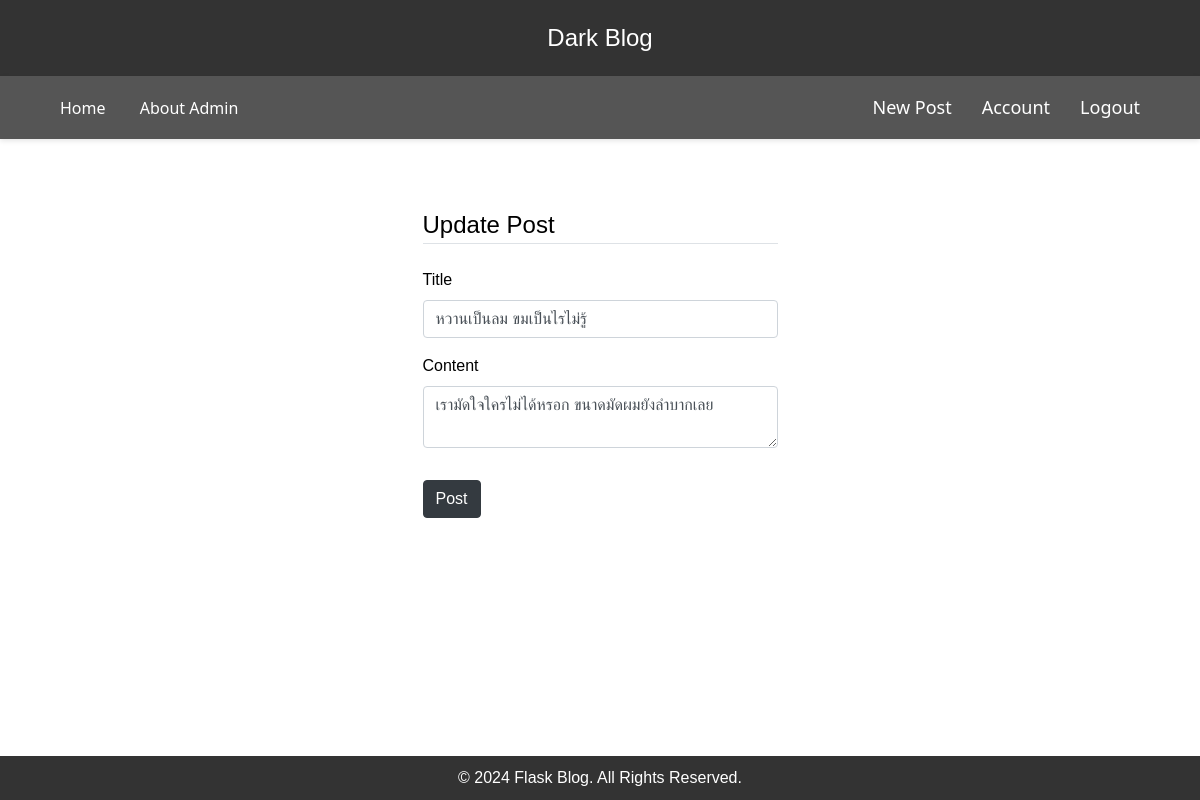
The page /post/9/update (signed in) on the database its author committed.
### flaskblog/model.py (models this page shows, shortened)
class Post(db.Model):
    id = db.Column(db.Integer, primary_key=True)
    title = db.Column(db.String(100), nullable=False)
    date_posted = db.Column(db.DateTime, nullable=False, default=datetime.utcnow())
    content = db.Column(db.Text, nullable=False)
    user_id = db.Column(db.Integer, db.ForeignKey('user.id'), nullable=False)

### flaskblog/routes.py (the view)
@app.route("/post/<int:post_id>/update", methods=['GET', 'POST'])
@login_required
def update_post(post_id):
    post = Post.query.get_or_404(post_id)
    if post.author != current_user:
        abort(403)
    form = PostForm()
    if form.validate_on_submit():
        post.title = form.title.data
        post.content = form.content.data
        db.session.commit()
        flash('Your post has been update!', 'success')
        return redirect(url_for('post', post_id=post.id))
    elif request.method == 'GET':
        form.title.data = post.title
        form.content.data = post.content
    return render_template('create_post.html', title='Update Post',
                        form=form, legend='Update Post' )

### flaskblog/forms.py
class PostForm(FlaskForm):
    title = StringField('Title', validators=[DataRequired()])
    content = TextAreaField('Content', validators=[DataRequired()])
    submit = SubmitField('Post')

### flaskblog/model.py (called while the page is built)
@login_manager.user_loader
def load_user(user_id):
    return User.query.get(int(user_id))

### flaskblog/templates/create_post.html (shortened to what this page needs)
{% extends "layout.html" %}
{% block content %}
<div class="container mt-5 ">
    <div class="row justify-content-center">
        <div class="col-md-6">
            <form method="POST" action="">
                <fieldset class="form-group">
                    <legend class="border-bottom mb-4">{{ legend }}</legend>
                    <div class="mb-3">
                        {{ form.title.label(class="form-label") }}
                        {% if form.title.errors %}
                            {{ form.title(class="form-control is-invalid") }}
                            <div class="invalid-feedback">
                                {% for error in form.title.errors %}
                                    <span>{{ error }}</span>
                                {% endfor %}
                            </div>
                        {% else %}
                            {{ form.title(class="form-control") }}
                        {% endif %}
                    </div>
                    <div class="mb-3">
                        {{ form.content.label(class="form-label") }}
                        {% if form.content.errors %}
                            {{ form.content(class="form-control is-invalid") }}
                            <div class="invalid-feedback">
                                {% for error in form.content.errors %}
                                    <span>{{ error }}</span>
                                {% endfor %}
                            </div>
                        {% else %}
                            {{ form.content(class="form-control") }}
                        {% endif %}
                    </div>
                </fieldset>
                <div class="mb-3">
                    {{ form.submit(class="btn btn-dark text-white") }}
                </div>
            </form>
        </div>
    </div>
</div>
{% endblock content %}

### flaskblog/static/main.css (style rules this page uses)
body { background: #fafafa; color: #333333; margin-top: 5rem; }
body { display: flex; flex-direction: column; min-height: 100vh; }
body { background-color: #fff; margin: 0; }

### flaskblog/templates/layout.html (style rules this page uses)
body { font-family: 'Arial', sans-serif; background-color: #ffffff; color: #000000; margin: 0; padding: 0; }
body { display: flex; flex-direction: column; min-height: 100vh; }

### rows shown on the page
Post: title "หวานเป็นลม ขมเป็นไรไม่รู้", content "เรามัดใจใครไม่ได้หรอก ขนาดมัดผมยังลำบากเลย"

### other values the page prints
{{ legend }} "Update Post"
